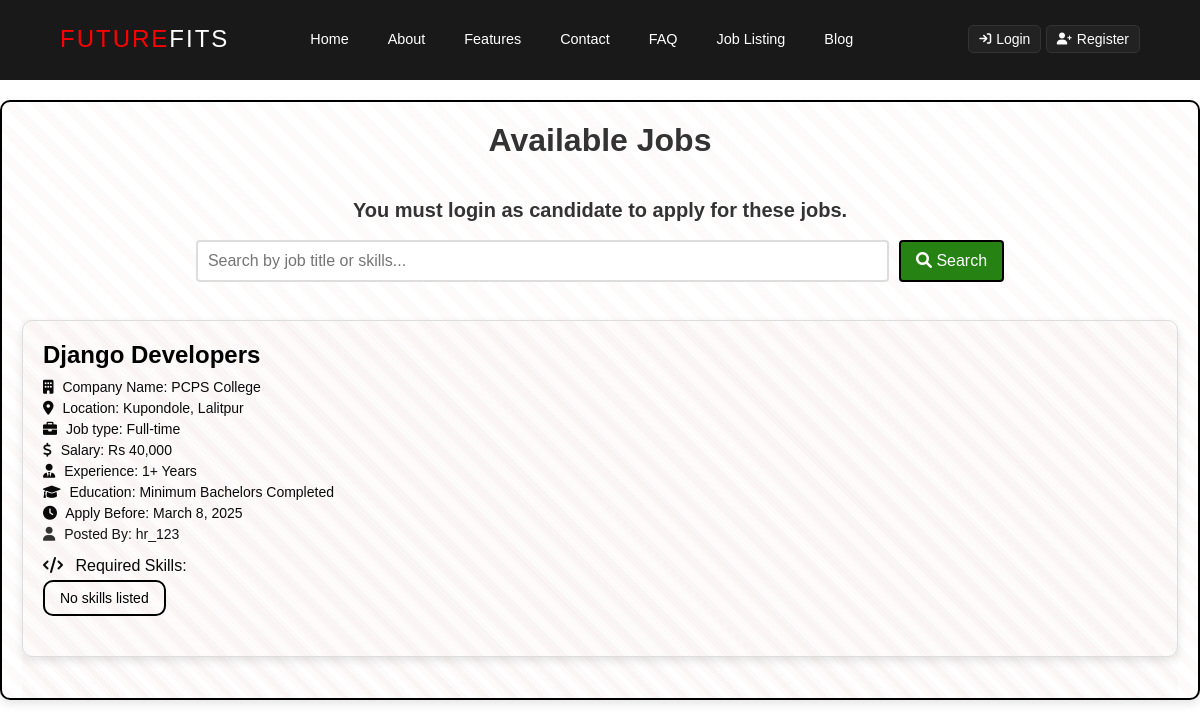
The app's page /job-listing with its own data.
### JRS/models.py (models this page shows, shortened)
class Job(models.Model):
    JOB_TYPES = (
        ('Full-time', 'Full-time'),
        ('Part-time', 'Part-time'),
        ('Internship', 'Internship'),
        ('Contract', 'Contract'),
        ('Freelance', 'Freelance'),
    )
    title = models.CharField(max_length=255)
    description = models.TextField()
    company = models.CharField(max_length=255)
    location = models.CharField(max_length=255)
    job_type = models.CharField(max_length=50, choices=JOB_TYPES)
    salary = models.CharField(max_length=255)
    experience = models.CharField(max_length=255)
    skills = models.CharField(max_length=255, default='')  # Default to an empty string
    education = models.CharField(max_length=255)
    deadline = models.DateField()
    posted_by = models.ForeignKey('HR', on_delete=models.CASCADE)
    created_at = models.DateTimeField(auto_now_add=True)
    updated_at = models.DateTimeField(auto_now=True)
    def skill_list(self):
        return [skill.strip() for skill in self.skills.split(',')] if self.skills else []

class HR(models.Model):
    user = models.OneToOneField(User, on_delete=models.CASCADE)
    first_name = models.CharField(max_length=255, null=False, blank=False, default="HR")
    last_name = models.CharField(max_length=255, null=False, blank=False, default="User")
    username = models.CharField(max_length=255, unique=True)
    email = models.EmailField(unique=True, default='default@email.com')
    profile_picture = models.ImageField(upload_to="profile_pictures/", default="profile_pictures/default.png")
    def __str__(self):
        return self.username

### JRS/views.py (the view)
# urls.py: path('job-listing', views.job_listing, name='job_listing'),
@never_cache
def job_listing(request):
    search_query = request.GET.get('search', '')
    if search_query:
        jobs = Job.objects.filter(
            title__icontains=search_query
        ) | Job.objects.filter(
            skills__icontains=search_query
        )
    else:
        jobs = Job.objects.all()
    return render(request, 'JRS/job_listing.html', {'jobs': jobs})

### JRS/context_processors.py (called while the page is built)
def hr_profile(request):
    hr = None
    if request.user.is_authenticated:
        try:
            hr = HR.objects.get(user=request.user)
        except HR.DoesNotExist:
            pass
    return {'hr': hr}

def candidate_profile(request):
    candidate = None
    if request.user.is_authenticated:
        try:
            candidate = Candidate.objects.get(user=request.user)
        except Candidate.DoesNotExist:
            pass
    return {'candidate': candidate}

### JRS/templates/JRS/job_listing.html (shortened to what this page needs)
{% extends "JRS/base.html" %}
{% load static %}
{% block inlinecss %}
<link href="{% static 'JRS/css/job_listing.css' %}" rel="stylesheet">
{% endblock inlinecss %}
{% block main %}
<div class="job-list-container">
    <h1 class="text-center">Available Jobs</h1>
    <p style="text-align: center; font-size: 20px; color: #333333; font-weight: 600;">
        You must login as candidate to apply for these jobs.
    </p>
    <br>
    <div class="search-bar">
        <form method="GET" action="{% url 'JRS:job_listing' %}">
            <input type="text" name="search" placeholder="Search by job title or skills..." value="{{ request.GET.search }}">
            <button type="submit"><i class="fa-solid fa-search"></i> Search</button>
        </form>
    </div>
    <br>
    {% if jobs %}
    <div class="job-list">
        {% for job in jobs %}
            <div class="job-card">
                <h3 class="job-title">{{ job.title }}</h3>
                <p class="company-name"><i class="fa-solid fa-building"></i> Company Name: {{ job.company }}</p>
                <p class="job-location"><i class="fa-solid fa-map-marker-alt"></i> Location: {{ job.location }}</p>
                <p class="job-type"><i class="fa-solid fa-briefcase"></i> Job type: {{ job.job_type | capfirst }}</p>
                <p class="salary"><i class="fa-solid fa-dollar-sign"></i> Salary: {{ job.salary }}</p>
                <p class="experience"><i class="fa-solid fa-user-tie"></i> Experience: {{ job.experience }}</p>
                <p class="education"><i class="fa-solid fa-graduation-cap"></i> Education: {{ job.education }}</p>
                <p class="deadline"><i class="fa-solid fa-clock"></i> Apply Before: {{ job.deadline }}</p>
                <p class="posted-by"><i class="fa-solid fa-user"></i> Posted By: {{ job.posted_by }}</p>
                <div class="skills">
                    <i class="fa-solid fa-code"></i> Required Skills:
                    <ul class="skill-list">
                        {% for skill in job.skill_list %}
                            <li>{{ skill }}</li>
                        {% empty %}
                            <li>No skills listed</li>
                        {% endfor %}
                    </ul>
                </div>
            </div>
        {% endfor %}
    </div>
    {% else %}
        <p class="no-jobs">No jobs available at the moment.</p>
    {% endif %}
</div>
{% endblock main %}

### JRS/static/JRS/CSS/job_listing.css (style rules this page uses)
:root { --primary-color: #ff5733; --secondary-color: #8e44ad; --accent-color: #f1c40f; --text-color: #333; --background-color: rgba(255, 255, 255, 0.85); --scrollbar-bg: rgba(0, 0, 0, 0.1); --font-family: "Poppins", sans-serif; }
* { margin: 0; padding: 0; box-sizing: border-box; }
html { overflow-x: hidden; }
body { font-family: var(--font-family); background: #fff; color: var(--text-color); }
body { font-family: 'Arial', sans-serif; background-color: #ffffff; color: #080808; margin: 0; padding: 0; }
.posted-by { color: #141313; font-size: 14px; margin: 5px 0; }
.posted-by i { color: #333333; margin-right: 5px; }
.job-list-container { max-width: 1450px; max-height: 600px; margin: 0 auto; padding: 20px; border: 2px solid #000000; border-radius: 10px; background: repeating-linear-gradient( 45deg, rgba(223, 6, 6, 0.02), rgba(94, 19, 19, 0.02) 10px, transparent 10px, transparent 20px ); box-shadow: 0px 4px 10px rgba(0, 0, 0, 0.1); margin-top: 100px; overflow-y: scroll; }
.search-bar { text-align: center; margin-bottom: 20px; border: 20%; }
.search-bar input { padding: 10px; width: 60%; font-size: 16px; border: 2px solid #ddd; border-radius: 4px; }
.search-bar button { padding: 10px 15px; margin-left: 5px; font-size: 16px; background-color: #268313; color: white; border: 2px solid black; border-radius: 4px; cursor: pointer; }
h1 { color: #333333; font-size: 32px; font-weight: 700; margin-bottom: 40px; text-align: center; }
.job-list { display: flex; flex-direction: column; gap: 30px; background: repeating-linear-gradient( 45deg, rgba(223, 6, 6, 0.02), rgba(94, 19, 19, 0.02) 10px, transparent 10px, transparent 20px ); }
.job-card { background: repeating-linear-gradient( 45deg, rgba(223, 6, 6, 0.02), rgba(94, 19, 19, 0.02) 10px, transparent 10px, transparent 20px ); border: 1px solid #ddd; border-radius: 10px; padding: 20px; box-shadow: 0px 4px 10px rgba(0, 0, 0, 0.1); transition: all 0.3s ease; margin-bottom: 20px; }
.job-title { color: #000000; font-size: 24px; font-weight: bold; margin-bottom: 10px; }
.company-name, .job-location, .job-type, .salary, .experience, .education, .deadline { color: #0a0a0a; font-size: 14px; margin: 5px 0; }
.company-name i, .job-location i, .job-type i, .salary i, .experience i, .education i, .deadline i { color: #090909; margin-right: 5px; }
.skills { margin-top: 15px; margin-bottom: 15px; }
.skills i { color: #0a0a0a; margin-right: 8px; }
.skill-list { list-style-type: none; padding-left: 0; color: #555555; display: flex; flex-wrap: wrap; gap: 10px; }
.skill-list li { display: inline-block; padding: 8px 15px; margin: 5px 0; border: 2px solid #000000; border-radius: 10px; background-color: transparent; color: #000000; font-size: 14px; cursor: pointer; transition: all 0.3s ease; }

### records on screen
Job: title "Django Developers", company "PCPS College", location "Kupondole, Lalitpur", job_type "Full-time", salary "Rs 40,000", experience "1+ Years", education "Minimum Bachelors Completed", deadline "March 8, 2025", posted_by "hr_123"
